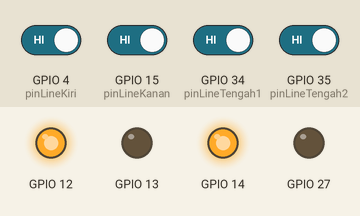
This sketch was run on a simulated ESP32. On the bench: output pins drawn as LEDs (lit = HIGH). Inputs (shaded band) come from the test bench; at power-on: GPIO 4 (pinLineKiri), GPIO 15 (pinLineKanan), GPIO 34 (pinLineTengah1), GPIO 35 (pinLineTengah2) HIGH.

Above: at 1.2 s.
1.3 s: GPIO 4 (pinLineKiri) driven LOW
At 2.3 s:
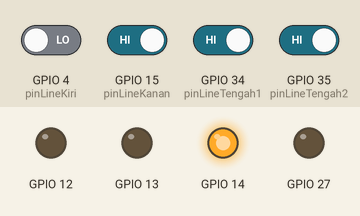
2.8 s: GPIO 4 (pinLineKiri) driven HIGH
At 3.4 s:
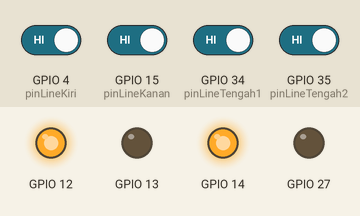
4.3 s: GPIO 15 (pinLineKanan) driven LOW
At 4.6 s:
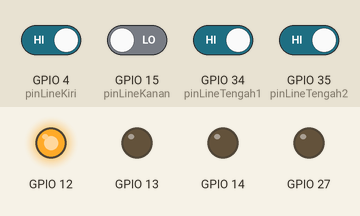
5.8 s: GPIO 15 (pinLineKanan) driven HIGH
At 6.9 s:
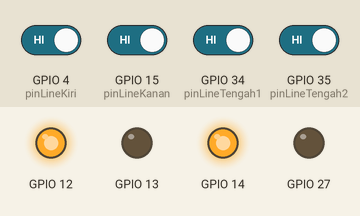
Timing chart, 0 to 8.3 s (numbered marks = the images above; inputs shaded):
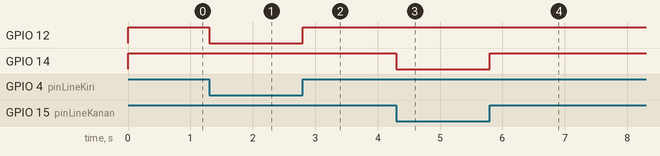

Measured:
- after the input at 1.3 s, GPIO 12: HIGH → LOW at once
- after the input at 2.8 s, GPIO 12: LOW → HIGH at once
- after the input at 4.3 s, GPIO 14: HIGH → LOW at once
- after the input at 5.8 s, GPIO 14: LOW → HIGH at once

The sketch:

Car_Robot_v2_final.ino
```cpp
/*
Potensi pengembangan :
- Menggunakan pin ENA dan ENB untuk mengatur kecepatan mobil
- Menggunakan konsep ingatan untuk melakukan undo gerakan
- Menambah logik pengambilan keputusan terutama pada pengambilan keputusan kecepatan
- Menambah logik agar tidak masuk ke jalur yang salah
- Menambah logik gerakan yang lebih bagus, dan tidak instan, gerakannya direncanakan atau memorical, dapat dibantu menggunakan kalibrasi
- Menambah logik agar tidak terlalu memusingkan jalur yang rumit, dan mengambil jalur yang termudah namun tetap tepat
- Menambah logik negatif detection (0: putih, 1: hitam), jika ada kasus jalur yang warna nya tetiba dibalik

Tips pengembangan :
- Membuat simulasi pergerakan mobil, sehingga sebelum dicode terlihat apakah masuk akal atau tidak kodenya, lalu kemudian implementasi di ril nya
*/

class Roda{
  public:
  byte pinMaju;
  byte pinMundur;
  Roda(byte _pinMaju, byte _pinMundur){
    pinMaju = _pinMaju;
    pinMundur = _pinMundur;
  }

  // penetapan pinMode untuk maju dan mundur, dipanggil di setup
  void init(){
    pinMode(pinMaju, OUTPUT);
    pinMode(pinMundur, OUTPUT);
  }

  //diam
  void diam(){
    digitalWrite(pinMaju, LOW);
    digitalWrite(pinMundur, LOW);
  }

  //maju
  void maju(){
    digitalWrite(pinMaju, HIGH);
    digitalWrite(pinMundur, LOW);
  }

  //mundur
  void mundur(){
    digitalWrite(pinMaju, LOW);
    digitalWrite(pinMundur, HIGH);
  }
};

// deklarasi pin
byte pinLineKiri = 4;
byte pinLineTengah1 = 34;
byte pinLineTengah2 = 35;
byte pinLineKanan = 15;

Roda rodaKiri(12, 13);
Roda rodaKanan(14, 27);

enum STATES {
  MAJU,
  MUNDUR,
  DIAM,
  BELOKKANANMAJU,
  BELOKKIRIMAJU,
  BELOKKANANMUNDUR,
  BELOKKIRIMUNDUR
};

STATES state;

void setup() {
  Serial.begin(115200);

  // Set mode pin
  pinMode(pinLineKiri, INPUT);
  pinMode(pinLineTengah1, INPUT);
  pinMode(pinLineTengah2, INPUT);
  pinMode(pinLineKanan, INPUT);

  state = DIAM;
  rodaKiri.init();
  rodaKanan.init();
}

void loop() {
  // pembacaan sensor line
  byte lineKiri = digitalRead(pinLineKiri);
  byte lineTengah1 = digitalRead(pinLineTengah1);
  byte lineTengah2 = digitalRead(pinLineTengah2);
  byte lineKanan = digitalRead(pinLineKanan);

  // Pemilihan state berdasarkan bacaan sensor (simple)
  if(lineTengah1 == LOW || lineTengah2 == LOW){
    // kanan dan kirinya kosong, jadi maju lurus aja
    state = MAJU;
  }
  else if(lineKiri == LOW){
    state = BELOKKIRIMAJU;
  }
  else if(lineKanan == LOW){
    state = BELOKKANANMAJU;
  }
  else{
    state = MAJU;
  }

  // jika kondisi maju, maka pinMaju di high kan
  if(state == MAJU){
    rodaKiri.maju();
    rodaKanan.maju();
  }
  // jika kondisi mundur, maka pinMundur di high kan
  else if (state == MUNDUR){
    rodaKiri.maju();
    rodaKanan.mundur();
  }
  else if (state == BELOKKANANMAJU){
    rodaKiri.maju();
    rodaKanan.diam();
  }
  else if (state == BELOKKIRIMAJU){
    rodaKiri.diam();
    rodaKanan.maju();
  }
  else if (state == BELOKKANANMUNDUR){
    rodaKiri.mundur();
    rodaKanan.diam();
  }
  else if (state == BELOKKIRIMUNDUR){
    rodaKiri.diam();
    rodaKanan.mundur();
  }
  else{
    rodaKiri.diam();
    rodaKanan.diam();
  }
}
```
